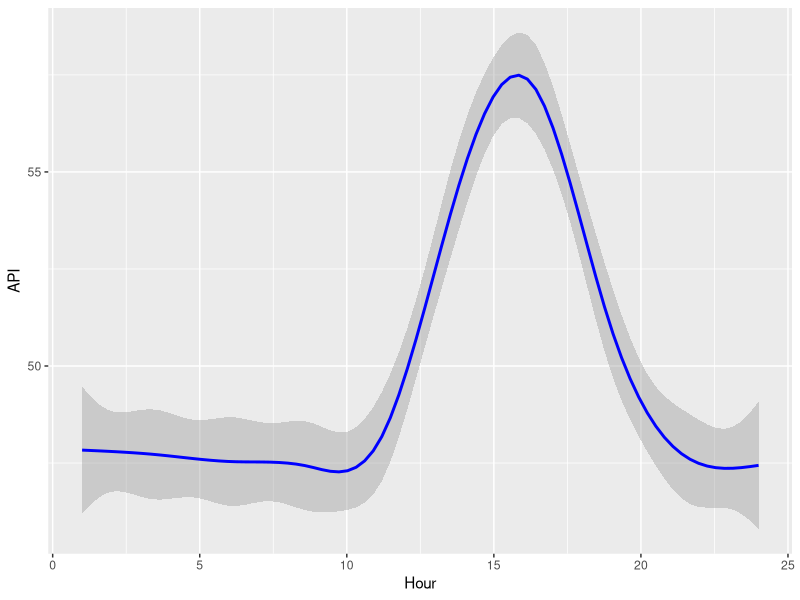

This figure's R source:
## ---- chunk 1
dataAPI <-read.csv("API_Banting.csv")
head(dataAPI)
## ---- chunk 2
library(ggplot2)
dataAPI <-read.csv("API_Banting.csv")
ggplot(data=dataAPI, aes(x=dataAPI$Hour, y=dataAPI$API))+geom_smooth(color="blue")+labs(x="Hour", y="API")
